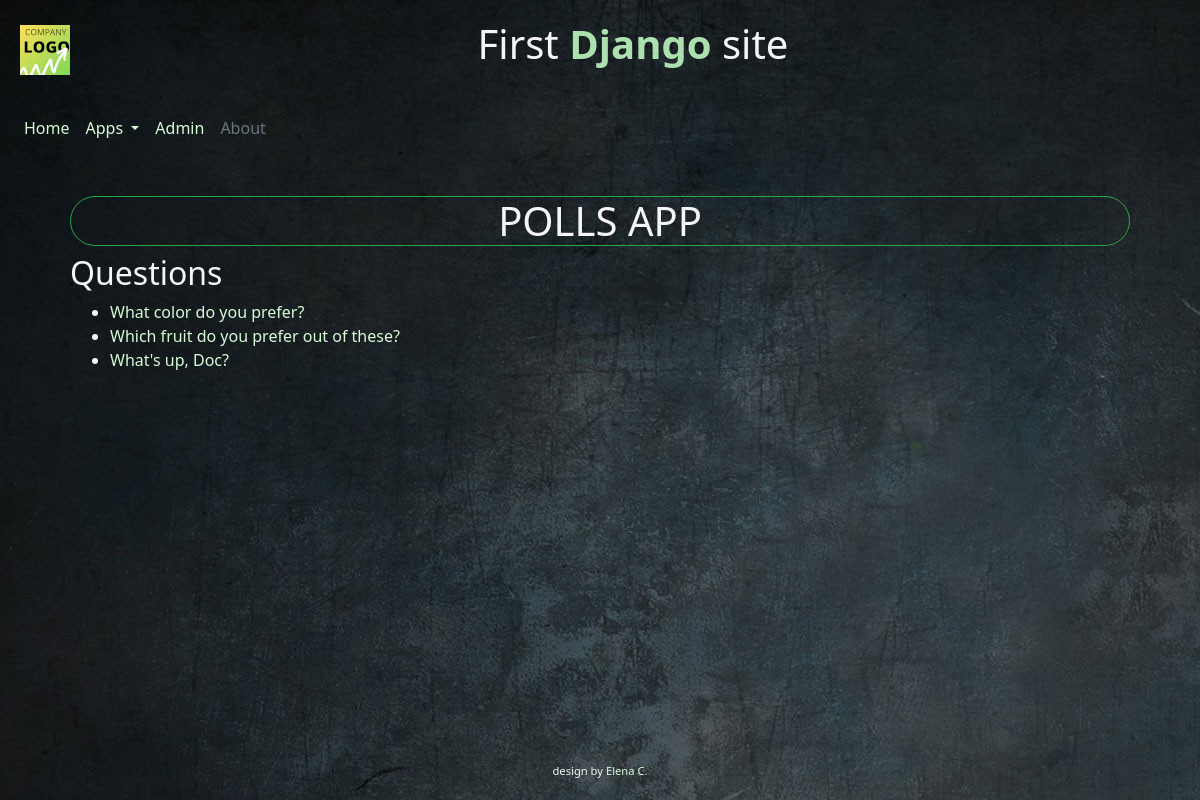
Screenshot of /polls/ with the database file from the repository.
### polls/models.py (models this page shows, shortened)
class Question(models.Model):
    question_text = models.CharField(max_length=200)
    pub_date = models.DateTimeField('date published')
    def was_published_recently(self):
        now = timezone.now()
        return now - datetime.timedelta(days=1) <= self.pub_date <= now
    was_published_recently.admin_order_field = 'pub_date'
    was_published_recently.boolean = True
    was_published_recently.short_description = 'Published recently?'

### polls/views.py (the view)
# urls.py: path('', views.IndexView.as_view(), name='index'),
class IndexView(generic.ListView):
    template_name = 'polls/index.html'
    context_object_name = 'latest_question_list'
    def get_queryset(self):
        user=self.request.user
        if user.is_superuser:
            questions = Question.objects.all()
            return questions
        else:
            questions = list(Question.objects.filter(
                pub_date__lte=timezone.now()
            ).order_by('-pub_date'))
            questions_with_at_least_two_choices = list()
            for question in questions:
                if question.choice_set.count() > 1:
                    questions_with_at_least_two_choices.append(question)
            return questions_with_at_least_two_choices

### polls/templates/polls/index.html
{% extends 'common/base.html' %}
{% block content %}
    <div class="content">
        <h1 class="border border-success rounded-pill text-center">POLLS APP</h1>
        <h2>Questions</h2>
        {% if latest_question_list %}
            <ul>
            {% for question in latest_question_list %}
                <li><a href="{% url 'polls:detail' question.id %}">{{ question.question_text }}</a></li>
            {% endfor %}
            </ul>
        {% else %}
            <p>No polls are available.</p>
        {% endif %}
    </div>
{% endblock %}

### common/static/common/style.css (style rules this page uses)
html, body { height: 100%; }
body { font-family: 'Noto Sans', sans-serif !important; margin: 0; display: flex; color: #f5f5f5; flex-direction: column; background-image: url("images/Dark-Gray-Background_01.jpg"); }
a:link { color: rgb(215, 251, 215); text-decoration:none; }
.content { flex: 1 0 auto; padding: 20px; }

### rows the page displays
Question: question_text "What color do you prefer?"
Question: question_text "Which fruit do you prefer out of these?"
Question: question_text "What's up, Doc?"
